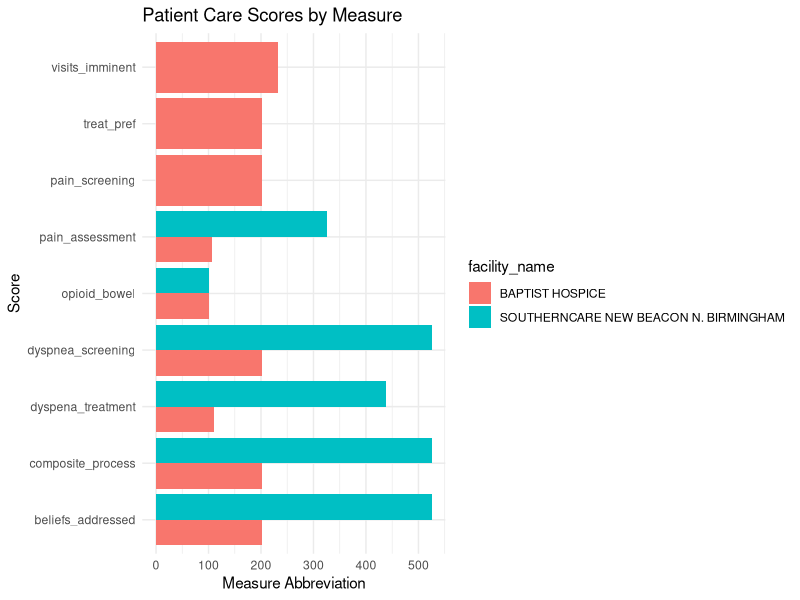

Reproduce this figure in R.
library(tidyr)
library(dplyr)
library(ggplot2)
data("cms_patient_care", package = "tidyr")

# Select a few columns and take a small sample
care_small <- cms_patient_care |>
  dplyr::select(facility_name, measure_abbr, score) |>
  dplyr::slice_head(n = 30)

care_small

ggplot(care_small, aes(score, measure_abbr, fill = facility_name)) +
  geom_col(position = 'dodge') +
  theme_minimal() +
  labs(
    title = "Patient Care Scores by Measure",
    x = "Measure Abbreviation",
    y = "Score"
  )

